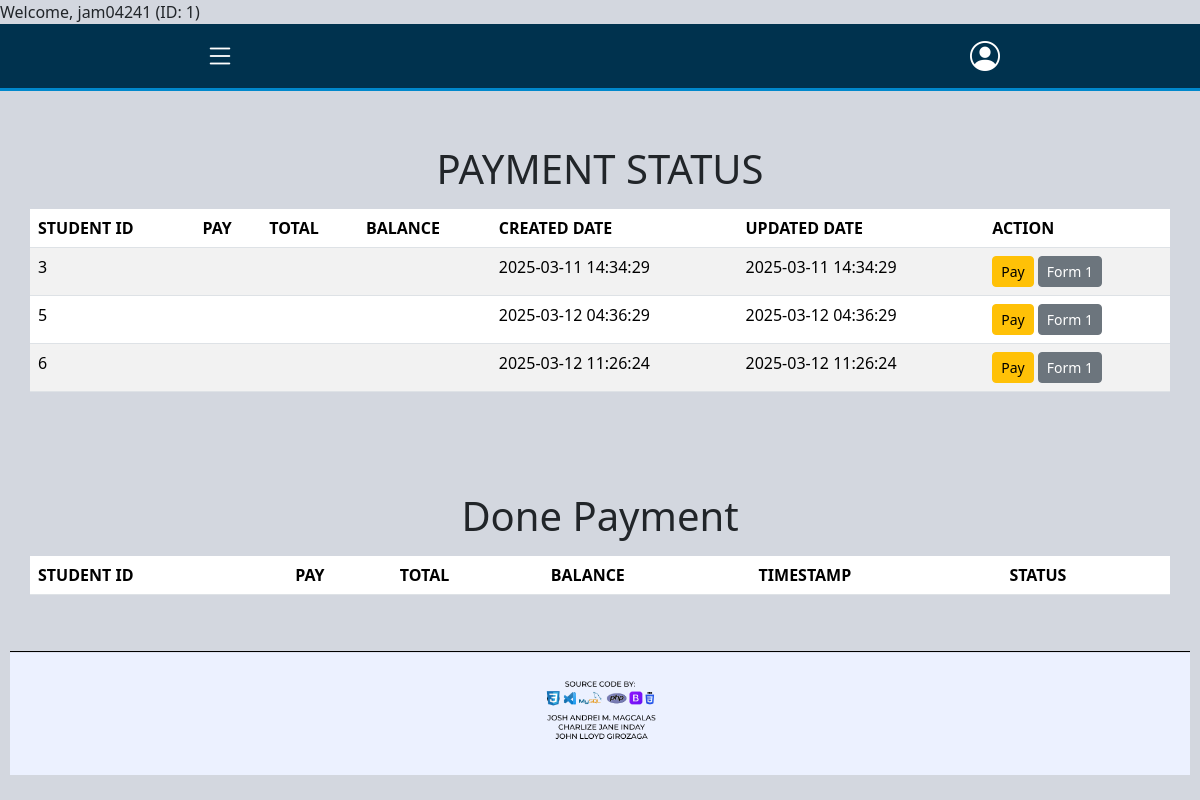
Page /website/payment-information.php (signed in) on the committed database.
### tables this page shows
CREATE TABLE `tbl_payment` (
  `payment_no` int(11) NOT NULL,
  `student_id` int(11) DEFAULT NULL,
  `pay` decimal(5,2) DEFAULT NULL,
  `total` decimal(5,2) DEFAULT NULL,
  `balance` decimal(5,2) DEFAULT NULL,
  `payment_method` varchar(10) NOT NULL,
  `created_by` int(11) NOT NULL,
  `date_created` timestamp NOT NULL DEFAULT current_timestamp(),
  `updated_by` int(11) NOT NULL,
  `date_updated` timestamp NULL DEFAULT current_timestamp(),
  `status` tinyint(1) NOT NULL
);

### website/payment-information.php (the view, shortened to what this page needs)
<?php
include "../database/dbconnect.php";
include "../Layouts/navbar.php";
try {
    $sql = "SELECT student_id, pay, total, balance, date_created, date_updated FROM tbl_payment;";
    $result = $conn->query($sql);
} catch (Exception $e) {
    echo "Error: " . $e->getMessage();
}
?>
<!DOCTYPE html>
<html lang="en">
<head>
    <link rel="stylesheet" href="/bootstrap/css/bootstrap.css">
    <link rel="stylesheet" href="/DataTables/datatables.min.css">
    <link href="https://cdn.jsdelivr.net/npm/bootstrap@5.3.2/dist/css/bootstrap.min.css" rel="stylesheet">
    <link href="https://cdn.jsdelivr.net/npm/bootstrap-icons/font/bootstrap-icons.css" rel="stylesheet">
    <link rel="stylesheet" href="https://cdnjs.cloudflare.com/ajax/libs/font-awesome/6.7.2/css/all.min.css">
    <link rel="stylesheet" href="../DataTables/datatables.css">
    <link rel="stylesheet" href="https://cdn.datatables.net/1.13.6/css/jquery.dataTables.min.css">
</head>
<body>
<div class="container mt-4">
    <h1 class="text-center">PAYMENT STATUS</h1>
    <table id="student-payment-status" class="table table-striped mt-3">
        <thead>
            <tr>
                <th>STUDENT ID</th>
                <th>PAY</th>
                <th>TOTAL</th>
                <th>BALANCE</th>
                <th>CREATED DATE</th>
                <th>UPDATED DATE</th>
                <th>ACTION</th>
            </tr>
        </thead>
        <tbody>
        <?php if(isset($result) && $result->num_rows > 0): ?>
            <?php while($row = $result->fetch_assoc()): ?>
                <tr>
                            <td> <?=$row['student_id']?> </td>
                            <td> <?=$row['pay']?> </td>
                            <td> <?=$row['total']?> </td>
                            <td> <?=$row['balance']?> </td>
                            <td> <?=$row['date_created']?> </td>
                            <td> <?=$row['date_updated']?> </td>
                            <td>
                                <a class="btn btn-warning btn-sm edit-btn" href="payment-form.php?student_id=<?= htmlspecialchars($row['student_id']); ?>">
                                    Pay
                                </a>
                                <a class="btn btn-secondary btn-sm form1-btn" href="../print/form1.php">
                                    Form 1
                                </a>
                            </td>
                        </tr>
                        <?php endwhile; ?>
                    <?php else: ?>
                        <tr>
                            <td colspan="7" class="text-center">No students available</td>
                        </tr>
                    <?php endif; ?>
        </tbody>
    </table>
</div>
<div class="container mt-4">
    <h1 class="text-center">Done Payment</h1>
    <table id="student-done-payment" class="table table-striped mt-3">
        <thead>
            <tr>
                <th>STUDENT ID</th>
                <th>PAY</th>
                <th>TOTAL</th>
                <th>BALANCE</th>
                <th>TIMESTAMP</th>
                <th>STATUS</th>
            </tr>
        </thead>
    </table>
</div>
    <div class="footer">
        <img src="../images/FOOTER.png" alt="Footer" class="footer-img">
    </div>
</body>
</html>

### DataTables/datatables.css (style rules this page uses)
:root { --dt-row-selected: 13, 110, 253; --dt-row-selected-text: 255, 255, 255; --dt-row-selected-link: 9, 10, 11; --dt-row-stripe: 0, 0, 0; --dt-row-hover: 0, 0, 0; --dt-column-ordering: 0, 0, 0; --dt-html-background: white; }
:root { --dt-row-hover-alpha: 0.035; --dt-row-stripe-alpha: 0.023; --dt-column-ordering-alpha: 0.019; --dt-row-selected-stripe-alpha: 0.923; --dt-row-selected-column-ordering-alpha: 0.919; }

### Layouts/navbar.php (style rules this page uses)
body { background-color: #d3d7df; margin: 0; padding: 0; }

### website/payment-information.php (style rules this page uses)
body { background-color: #d3d7df; margin: 0; padding: 0; }
.container { max-width: 1300px; margin: auto; padding: 30px; }
.footer { text-align: center; padding: 10px; color: white; position: relative; width: 100%; }
.footer-img { max-width: 100%; height: auto; }

### rows in the picture
tbl_payment: student "3", date_created "2025-03-11 14:34:29", date_updated "2025-03-11 14:34:29"
tbl_payment: student "5", date_created "2025-03-12 04:36:29", date_updated "2025-03-12 04:36:29"
tbl_payment: student "6", date_created "2025-03-12 11:26:24", date_updated "2025-03-12 11:26:24"

### other values in the picture
$_SESSION["username"] "jam04241"
$_SESSION["employee_id"] "1"
